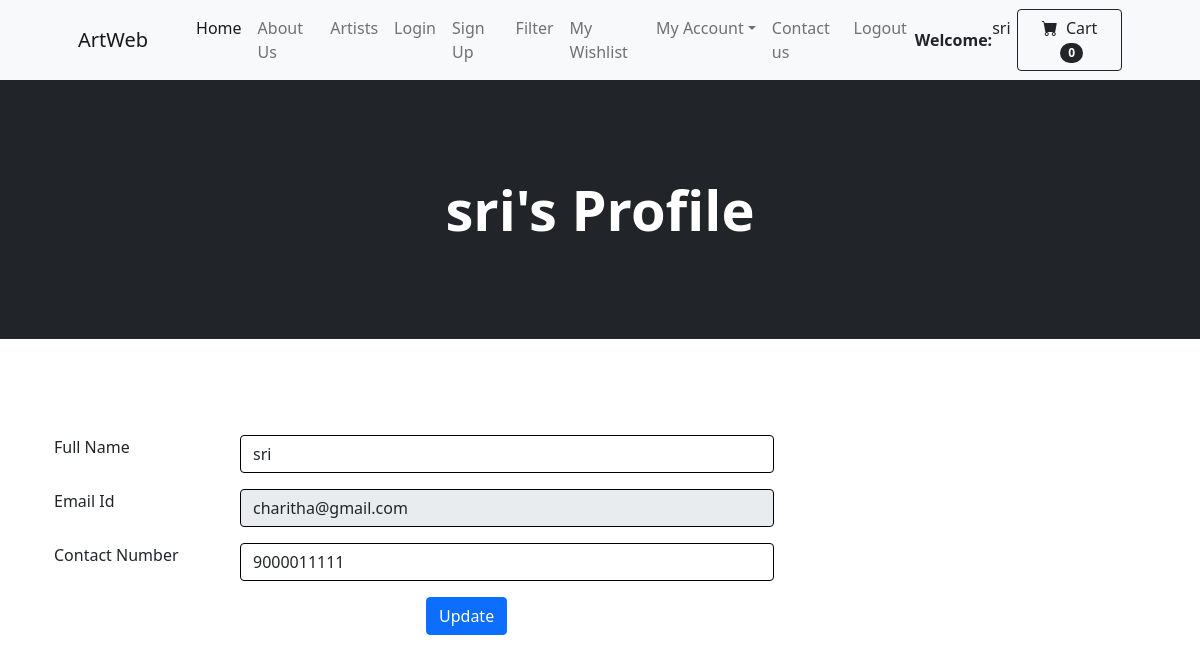
The app's page /my-profile.php (signed in) with its own data.
### tables this page shows
CREATE TABLE `users` (
  `id` int(11) NOT NULL,
  `name` varchar(255) DEFAULT NULL,
  `email` varchar(255) DEFAULT NULL,
  `contactno` bigint(11) DEFAULT NULL,
  `password` varchar(255) DEFAULT NULL,
  `regDate` timestamp NOT NULL DEFAULT current_timestamp(),
  `updationDate` timestamp NULL DEFAULT NULL ON UPDATE current_timestamp()
);

### my-profile.php (the view, shortened to what this page needs)
<?php session_start();
include_once('includes/config.php');
if(strlen($_SESSION['id'])==0)
{   header('location:logout.php');
}else{
?>
<!DOCTYPE html>
<html lang="en">
    <head>
        <link href="https://cdn.jsdelivr.net/npm/bootstrap-icons@1.5.0/font/bootstrap-icons.css" rel="stylesheet" />
        <link href="css/styles.css" rel="stylesheet" />
    </head>
    <body>
<?php include_once('includes/header.php');?>
        <header class="bg-dark py-5">
            <div class="container px-4 px-lg-5 my-5">
<?php
$uid=$_SESSION['id'];
$query=mysqli_query($con,"select * from users where id='$uid'");
while($result=mysqli_fetch_array($query)){
?>
                <div class="text-center text-white">
                    <h1 class="display-4 fw-bolder"><?php echo htmlentities($result['name']);?>'s Profile</h1>
                </div>
            </div>
        </header>
        <section class="py-5">
            <div class="container px-4  mt-5">
<form method="post" name="profile">
     <div class="row">
         <div class="col-2">Full Name</div>
         <div class="col-6"><input type="text" name="fullname" value="<?php echo htmlentities($result['name']);?>" class="form-control" required ></div>
     </div>
       <div class="row mt-3">
         <div class="col-2">Email Id</div>
         <div class="col-6"><input type="email" name="emailid" id="emailid" class="form-control" value="<?php echo htmlentities($result['email']);?>" readonly>
         </div>
     </div>
       <div class="row mt-3">
         <div class="col-2">Contact Number</div>
         <div class="col-6"><input type="text" name="contactnumber" value="<?php echo htmlentities($result['contactno']);?>" pattern="[0-9]{10}" title="10 numeric characters only" class="form-control" required></div>
     </div>
               <div class="row mt-3">
                 <div class="col-4">&nbsp;</div>
         <div class="col-6"><input type="submit" name="update" id="update" class="btn btn-primary" value="Update" required></div>
     </div>
 </form>
            </div>
<?php } ?>
    </body>
</html>
<?php } ?>

### records on screen
users: name "sri", fullname "sri", emailid "charitha@gmail.com", contactnumber "9000011111"

### other values on screen
$_SESSION['username'] "sri"
